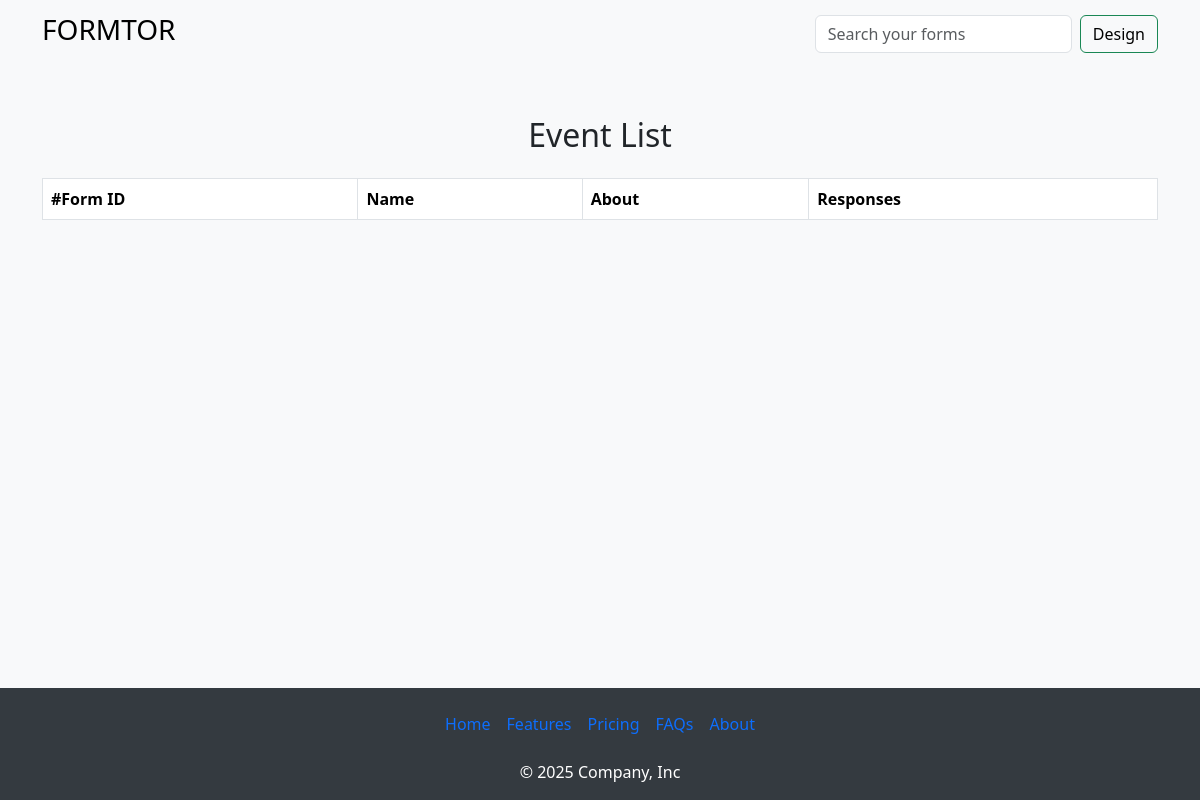
/app (signed in), run on an earlier commit of the app's database.
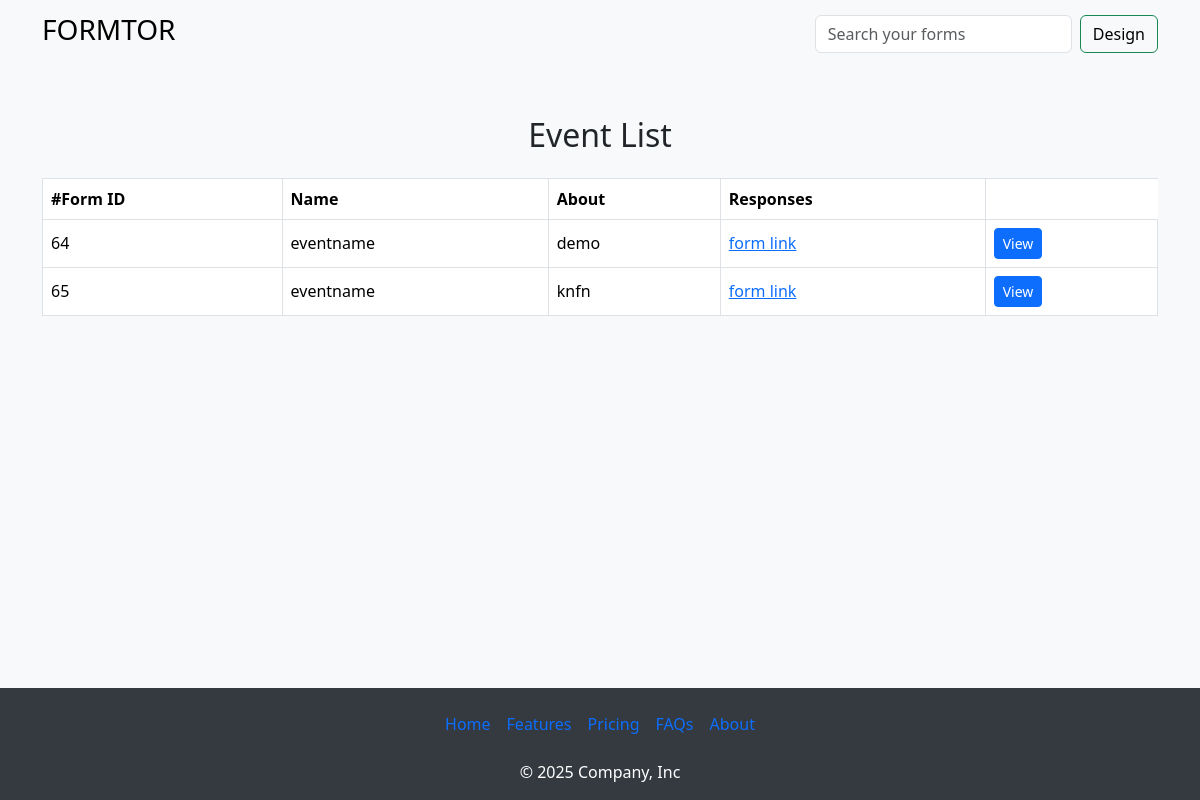
And on a later commit of the database.
### app/models.py (models this page shows)
class FormInfo(models.Model):
    eventname = models.CharField(max_length=122)
    eventorganizer = models.CharField(max_length=122)
    eventday = models.CharField(max_length=122)
    eventdate = models.CharField(max_length=122)
    eventtime = models.CharField(max_length=122)
    eventabout = models.TextField(max_length=1000)
    user = models.ForeignKey(CustomUser, on_delete=models.CASCADE, null=True)
    detect=models.BooleanField(default=False)

### app/views.py (the view)
# urls.py: path("app",views.app,name="app"),
def app(request):
    if request.user.is_authenticated:
        return render(request,"app-extend.html",{'data':FormInfo.objects.filter(user=request.user)})
    else:
        return redirect('/auth')

### templates/app-extend.html
{% extends "app.html" %}
{% block content %}
<main class="container my-5">
    <h2 class="text-center mb-4">Event List</h2>
    <div class="table-responsive">
        <table class="table table-bordered table-hover align-middle">
            <thead>
                <tr>
                    <th>#Form ID</th>
                    <th>Name</th>
                    <th>About</th>
                    <th>Responses</th>
                </tr>
            </thead>
            <tbody>
                <tr>
                    {% for i in data %}
                    <td>{{ i.id }}</td>
                    <td>{{ i.eventname }}</td>
                    <td>{{ i.eventabout }}</td>
                    <td><a href="/form/{{i.id}}">form link</a></td>
                    <td><a class="btn btn-primary btn-sm" href="/responses/{{i.id}}">View</a></td>
                </tr>
                {% endfor %}
            </tbody>
        </table>
    </div>
</main>
{% endblock %}

What changed in the data, as far as the page shows it:
added FormInfo: id "64", eventname "eventname", eventabout "demo"
added FormInfo: id "65", eventname "eventname", eventabout "knfn"
